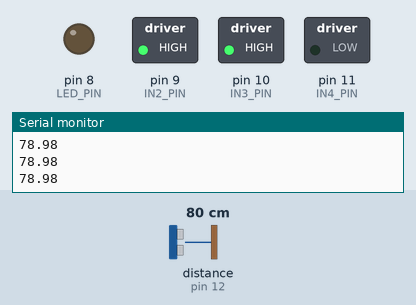
The sketch below on a simulated Arduino Uno, built with avr-gcc and run on an emulated ATmega328P. Shown: switched loads named in the sketch (green lamp = pin HIGH), output pins drawn as LEDs (lit = HIGH), the last lines printed to the serial monitor. Wiring (inferred from the names in the program): ultrasonic range finder: trigger pin 13; echo pin 12. Inputs (shaded band) come from the test bench; at power-on: distance to the obstacle (sensor on pin 12) 80 cm. The echo pulse lasts 58.3 µs per cm; pins used as bus, display or sensor lines are not drawn.

Above: at 6.2 s.
6.3 s: distance to the obstacle (sensor on pin 12) set to 46 cm
7.8 s: distance to the obstacle (sensor on pin 12) set to 36 cm
At 8.6 s:
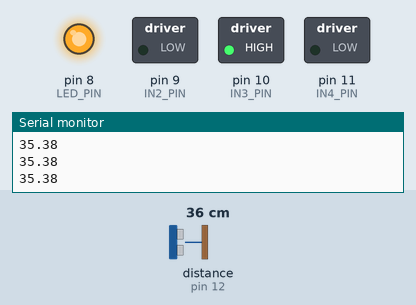
9.3 s: distance to the obstacle (sensor on pin 12) set to 9 cm
10.8 s: distance to the obstacle (sensor on pin 12) set to 6 cm
At 11.9 s:
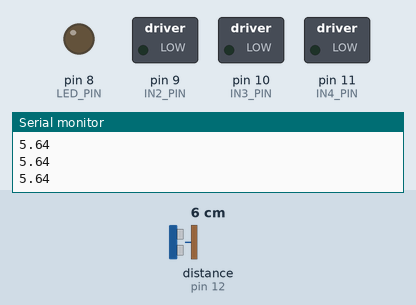
12.3 s: distance to the obstacle (sensor on pin 12) set to 18 cm
At 12.6 s:
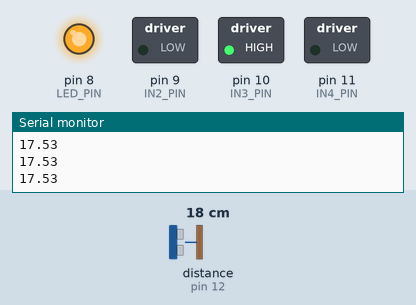
Timing chart, 0 to 14.8 s (numbered marks = the images above; inputs shaded):
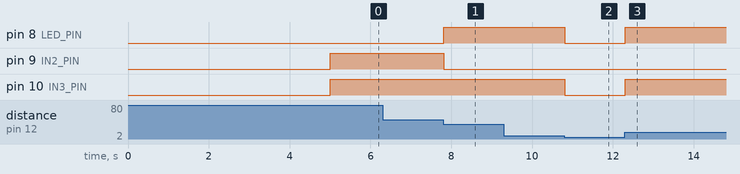

The sketch:

main.ino
```cpp
#define TRIG_PIN 13    // Pino Trigger do sensor ultrassônico
#define ECHO_PIN 12    // Pino Echo do sensor ultrassônico
#define LED_PIN 8      // Pino do LED indicador

// Definindo os pinos dos motores
#define IN1_PIN 8
#define IN2_PIN 9
#define IN3_PIN 10
#define IN4_PIN 11

// Definindo constantes para a velocidade do som (em cm)
#define VELOCIDADE_SOM 0.034

void setup()
{
  pinMode(LED_PIN, OUTPUT);
  pinMode(TRIG_PIN, OUTPUT);
  pinMode(ECHO_PIN, INPUT);
  pinMode(IN1_PIN, OUTPUT);
  pinMode(IN2_PIN, OUTPUT);
  pinMode(IN3_PIN, OUTPUT);
  pinMode(IN4_PIN, OUTPUT);

  Serial.begin(9600);

  delay(5000);
  digitalWrite(IN1_PIN, 0);
  digitalWrite(IN2_PIN, 1);
  digitalWrite(IN3_PIN, 1);
  digitalWrite(IN4_PIN, 0);

}

void loop()
{
  // Limpa o pino trigger antes de enviar o pulso
  digitalWrite(TRIG_PIN, LOW);
  delayMicroseconds(2);

  // Envia um pulso de 10 microsegundos para o pino trigger
  digitalWrite(TRIG_PIN, HIGH);
  delayMicroseconds(10);  // 10 microsegundos de pulso
  digitalWrite(TRIG_PIN, LOW);

  // Lê a duração do pulso no pino echo
  long duracao = pulseIn(ECHO_PIN, HIGH);

  // Calculo da distância
  float dist;
  dist = duracao * VELOCIDADE_SOM / 2;

  // Verificação da distância e controle dos motores
  if (dist >= 40)
  {
    digitalWrite(LED_PIN, 0);

    digitalWrite(IN1_PIN, 0);
    digitalWrite(IN2_PIN, 1);
    digitalWrite(IN3_PIN, 1);
    digitalWrite(IN4_PIN, 0);
  }
  else if(dist >= 7 && dist < 40)
  {
    digitalWrite(LED_PIN, 1);

    digitalWrite(IN1_PIN, 1);
    digitalWrite(IN2_PIN, 0);
    digitalWrite(IN3_PIN, 1);
    digitalWrite(IN4_PIN, 0);
  }
  else if(dist < 7)
  {
    digitalWrite(IN1_PIN, 0);
    digitalWrite(IN2_PIN, 0);
    digitalWrite(IN3_PIN, 0);
    digitalWrite(IN4_PIN, 0);
  }

  Serial.println(dist);
  delay(20);
}
```

Measured:
- the behaviour switches between 41 and 40 cm on distance to the obstacle (sensor on pin 12) (found by bisection; images 0 and 1)
- the behaviour switches between 8 and 7 cm on distance to the obstacle (sensor on pin 12) (found by bisection; images 1 and 2)
- after the input at 7.8 s, pin 8 (LED_PIN): LOW → HIGH at once; pin 9 (IN2_PIN): HIGH → LOW at once
- after the input at 10.8 s, pin 8 (LED_PIN), pin 10 (IN3_PIN): HIGH → LOW at once
- after the input at 12.3 s, pin 8 (LED_PIN), pin 10 (IN3_PIN): LOW → HIGH at once
